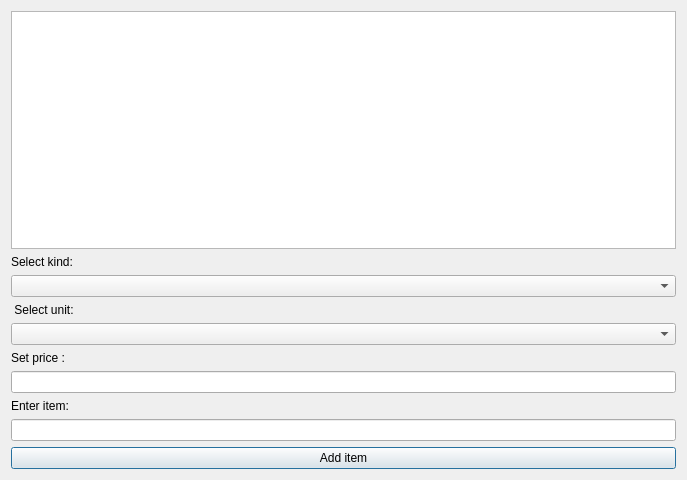
<?xml version="1.0" encoding="UTF-8"?>
<ui version="4.0">
 <class>Goods</class>
 <widget class="QDialog" name="Goods">
  <property name="geometry">
   <rect>
    <x>0</x>
    <y>0</y>
    <width>687</width>
    <height>480</height>
   </rect>
  </property>
  <property name="windowTitle">
   <string>Dialog</string>
  </property>
  <layout class="QVBoxLayout" name="verticalLayout">
   <item>
    <widget class="QTableView" name="tableView">
     <property name="sizeAdjustPolicy">
      <enum>QAbstractScrollArea::AdjustToContents</enum>
     </property>
     <property name="editTriggers">
      <set>QAbstractItemView::NoEditTriggers</set>
     </property>
     <attribute name="horizontalHeaderShowSortIndicator" stdset="0">
      <bool>false</bool>
     </attribute>
     <attribute name="horizontalHeaderStretchLastSection">
      <bool>true</bool>
     </attribute>
     <attribute name="verticalHeaderShowSortIndicator" stdset="0">
      <bool>false</bool>
     </attribute>
    </widget>
   </item>
   <item>
    <widget class="QLabel" name="label_3">
     <property name="text">
      <string>Select kind:</string>
     </property>
    </widget>
   </item>
   <item>
    <widget class="QComboBox" name="comboBox_kind"/>
   </item>
   <item>
    <widget class="QLabel" name="label_2">
     <property name="text">
      <string> Select unit:</string>
     </property>
    </widget>
   </item>
   <item>
    <widget class="QComboBox" name="comboBox_unit"/>
   </item>
   <item>
    <widget class="QLabel" name="label">
     <property name="text">
      <string>Set price :</string>
     </property>
    </widget>
   </item>
   <item>
    <widget class="QLineEdit" name="lineEdit_price"/>
   </item>
   <item>
    <widget class="QLabel" name="label_4">
     <property name="text">
      <string>Enter item:</string>
     </property>
    </widget>
   </item>
   <item>
    <widget class="QLineEdit" name="lineEdit_additem"/>
   </item>
   <item>
    <widget class="QPushButton" name="pushButton_additem">
     <property name="text">
      <string>Add item</string>
     </property>
    </widget>
   </item>
  </layout>
 </widget>
 <resources/>
 <connections/>
</ui>
